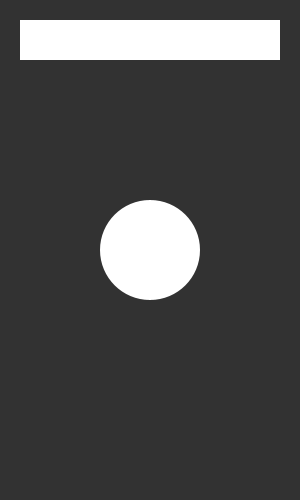
Frame 1 (no input)
Frame 60 (the mouse pressed at the canvas centre just before this capture): identical to frame 1, image omitted
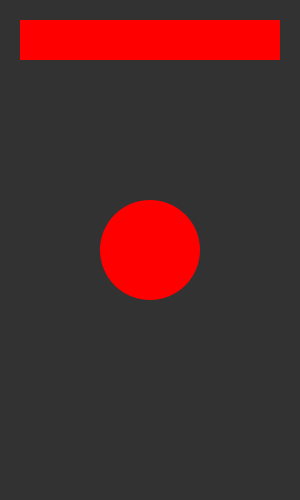
Frame 120 (the mouse held since frame 60 and released just before this capture)

The Processing sketch that drew these frames (run headless with seeded random() and noise(); from frame 60 on, the mouse is pressed at the canvas centre):

// Processing sketch: processing_88678
// ── processing_88678.pde

void setup(){
  size(300, 500); //size of applet
}

void draw(){
  background(50, 50, 50); //background colour
  noStroke(); //no stroke around shapes
  rect(20, 20, 260, 40); //position and size of rectangle
  if(mouseX > width/2-50 && mouseY > height/2-50 && mouseX < width/2+50 && mouseY < height/2+50){ //if condition this sets a boundary around the shapes
  fill(255, 0, 0);//colour for rectangle and circle
  }
  else fill(255); //else condition, the colour will change if mouse goes over shapes
  ellipse(width/2, height/2, 100, 100); //position and size of circle
}
